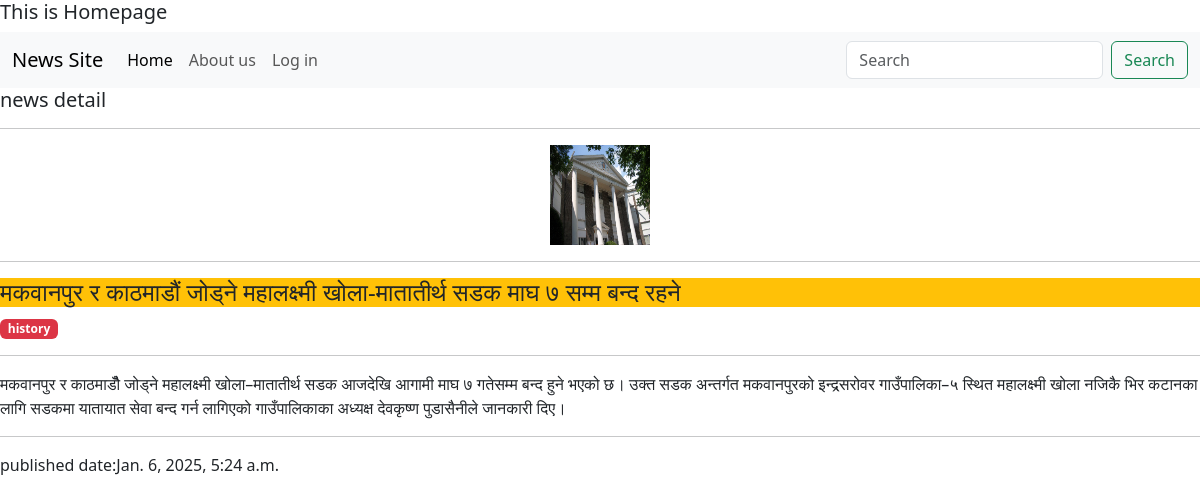
The page /news_detail/1 on the database its author committed.
### homepage/models.py (models this page shows, shortened)
class News(models.Model):
 title=models.CharField(max_length=200)
 category=models.ForeignKey(Category,related_name='category_news', on_delete=models.CASCADE ,blank=True,null=True)
 description=models.TextField()
 image=models.ImageField(upload_to='news/',null=True,blank=True)
 created_at = models.DateTimeField(auto_now_add=True)
 updated_at = models.DateTimeField(auto_now=True)

class Category(models.Model):
 name=models.CharField(max_length=200)
 created_at = models.DateTimeField(auto_now_add=True)
 updated_at = models.DateTimeField(auto_now=True)
 def __str__(self):
  return self.name

### homepage/views.py (the view)
# urls.py: path('news_detail/<int:id>', news_detail,name="news_detail"),
def news_detail(request,id):
    print(id)
    data=News.objects.get(id=id)
    return render(request,"news_detail.html",{'data':data})

### template/news_detail.html
{% extends 'index.html' %}
{%block content %}
<h1>news detail</h1>
<hr>
<div class="text-center">
{% if data.image %}
        <img src="{{data.image.url}}" alt="" height="100" width="100">
         {% endif %}
         </div>
<hr>
<h4 class="bg-warning">{{data.title}}</h4>
<span class="badge bg-danger">{{data.category}}</span>
<hr>
<p> {{data.description}}
</p>
<hr>
<p>
published date:{{data.created_at}}
</p>
{% endblock content %}

### static/style.css (style rules this page uses)
h1 { font-size:20px; }

### rows shown on the page
News: image (picture), title "मकवानपुर र काठमाडौं जोड्ने महालक्ष्मी खोला-मातातीर्थ सडक माघ ७ सम्म बन्द रहने", category "history", description "मकवानपुर र काठमाडौँ जोड्ने महालक्ष्मी खोला–मातातीर्थ सडक आजदेखि आगामी माघ ७ गतेसम्म बन्द हुने भएको छ। उक्त सडक अन्तर्गत मकवानपुरको इन्द्रसरोवर गाउँपालिका–५ स्थित महालक्ष्मी खोला नजिकै भिर कटानका लागि सडकमा यातायात सेवा बन्द गर्न लागिएको गाउँपालिकाका अध्यक्ष देवकृष्ण पुडासैनीले जानकारी दिए।", created_at "Jan. 6, 2025, 5:24 a.m."
